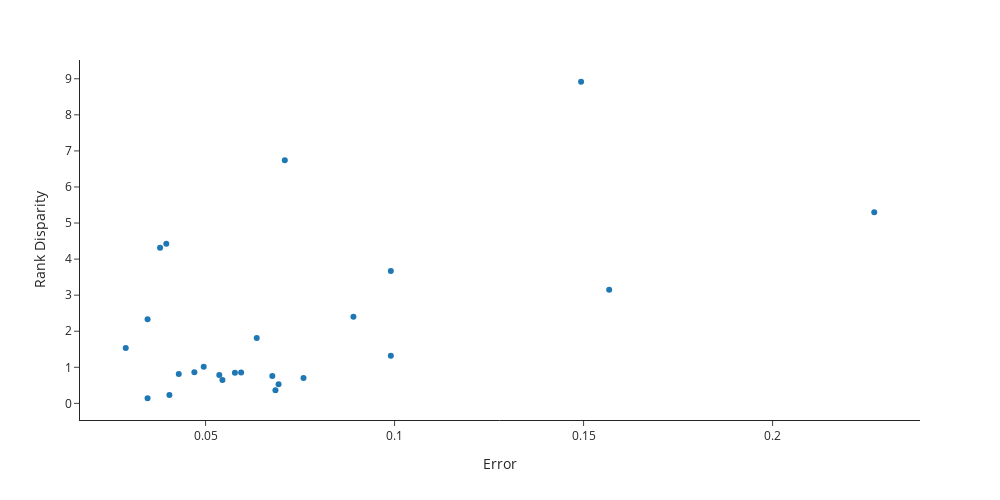

The cell this chart's notebook holds for it:
### Code cell
fig = px.scatter(data_frame = df_high_perf
           ,x = 'Error'
           ,y = 'Rank Disparity',
#             color='Model',
             template="simple_white",
                 width=1000, height= 500
           )
fig.show()

### Figure 1 — Plotly figure (JSON) as saved in the notebook; plotly's stock layout.template omitted (floating-point values rounded to 4 significant figures)
{"data": [{"hovertemplate": "Error=%{x}<br>Rank Disparity=%{y}<extra></extra>", "legendgroup": "", "marker": {"color": "#1F77B4", "symbol": "circle"}, "mode": "markers", "name": "", "orientation": "v", "showlegend": false, "type": "scatter", "x": [0.1568, 0.04703, 0.05776, 0.0495, 0.05363, 0.0429, 0.05941, 0.06353, 0.08911, 0.09901, 0.06766, 0.2269, 0.02888, 0.07096, 0.03795, 0.03465, 0.1493, 0.0396, 0.03465, 0.09901, 0.04043, 0.05446, 0.06848, 0.06931, 0.07591], "xaxis": "x", "y": [3.153, 0.863, 0.8482, 1.018, 0.7871, 0.8135, 0.8531, 1.814, 2.399, 3.672, 0.7607, 5.302, 1.536, 6.744, 4.314, 2.335, 8.917, 4.422, 0.1419, 1.318, 0.2294, 0.6452, 0.3614, 0.5314, 0.7063], "yaxis": "y"}], "layout": {"height": 500, "legend": {"tracegroupgap": 0}, "margin": {"t": 60}, "width": 1000, "xaxis": {"anchor": "y", "domain": [0, 1], "title": {"text": "Error"}}, "yaxis": {"anchor": "x", "domain": [0, 1], "title": {"text": "Rank Disparity"}}}}
